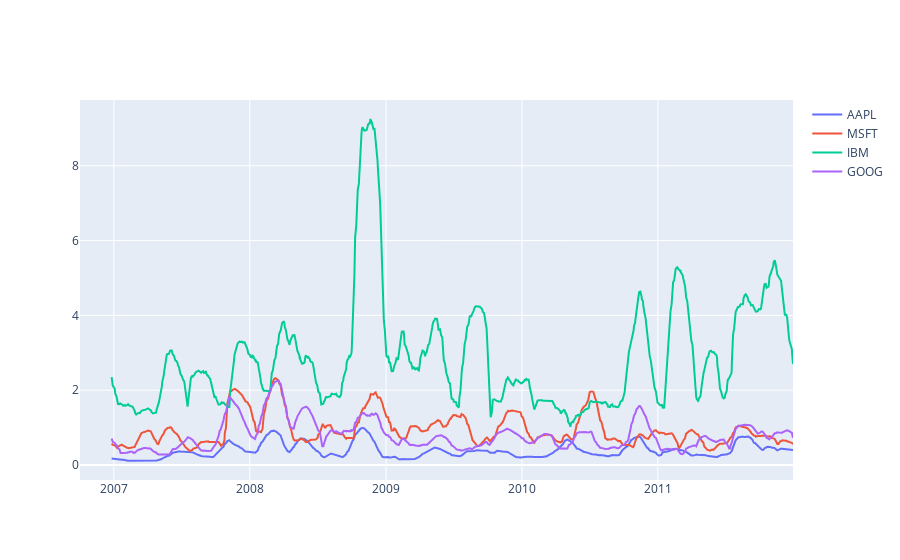

Notebook code cell kept with this figure:
### Markdown cell above
Скользящие средние можно использовать как уровни поддержки и сопротивления.
Например, как только скользящая средняя перекает скользящее среднее стоит открыть позиции на покупку или на продажу в зависимости, чем она является в данный момент времени - уровнем поддержки или сопротивления.

Пересечение скользящих средних так же дает некоторое представление о смене тренда. Если короткая с.с. пересекает длинную сверху-вниз, то это указывает на возможное начало низхоядщего тренда и когда короткая с.с. пересекает длинную снизу-вверх - то высходящий тренд.

### Расчет волатильности
Волатильность акции — это измерение изменения дисперсии доходности акции за определенный период времени. Обычно сравнивают волатильность акции с другой акцией, чтобы понять, какая из них может иметь меньший риск, или с рыночным индексом, чтобы изучить волатильность акции на рынке в целом. Как правило, чем выше волатильность, тем рискованнее вложение в эти акции, что приводит к инвестированию в одно, а не в другое.

### Code cell
tickers = ['AAPL', 'MSFT', 'IBM', 'GOOG']
all_data = get(tickers, datetime.datetime(2006, 10, 1), datetime.datetime(2012, 1, 1))
all_data = all_data['Adj Close']

aapl = all_data['AAPL']
msft = all_data['MSFT']
ibm = all_data['IBM']
goog = all_data['GOOG']

window = 60

data_aapl = aapl.rolling(window).std().reset_index()
data_msft = msft.rolling(window).std().reset_index()
data_ibm = ibm.rolling(window).std().reset_index()
data_goog = goog.rolling(window).std().reset_index()


fig = go.Figure()
fig.add_trace(go.Scatter(x=data_aapl['Date'],y=data_aapl['Adj Close'],mode='lines',name='AAPL'))
fig.add_trace(go.Scatter(x=data_msft['Date'],y=data_msft['Adj Close'],mode='lines',name='MSFT'))
fig.add_trace(go.Scatter(x=data_ibm['Date'],y=data_ibm['Adj Close'],mode='lines',name='IBM'))
fig.add_trace(go.Scatter(x=data_goog['Date'],y=data_goog['Adj Close'],mode='lines',name='GOOG'))

fig.show()

### Figure 1 — Plotly figure (JSON) as saved in the notebook; plotly's stock layout.template omitted (floating-point values rounded to 4 significant figures; data arrays with more than 128 entries replaced by an {"elided": "..."} marker saying what was removed)
{"data": [{"mode": "lines", "name": "AAPL", "type": "scatter", "x": {"elided": "1323 str values"}, "y": {"elided": "1323 float values"}}, {"mode": "lines", "name": "MSFT", "type": "scatter", "x": {"elided": "1323 str values"}, "y": {"elided": "1323 float values"}}, {"mode": "lines", "name": "IBM", "type": "scatter", "x": {"elided": "1323 str values"}, "y": {"elided": "1323 float values"}}, {"mode": "lines", "name": "GOOG", "type": "scatter", "x": {"elided": "1323 str values"}, "y": {"elided": "1323 float values"}}], "layout": {}}
